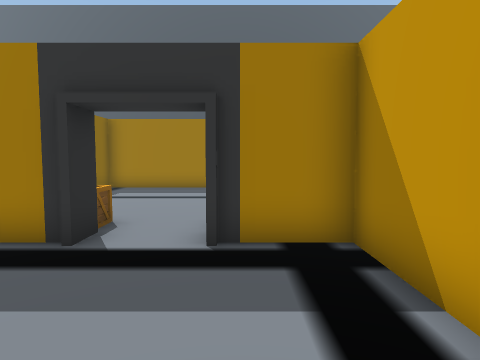
View 1 (above)

17 first-person views from a walk through a 3-D level made in the Unity game engine. The camera is 1.3 m above the floor, tilts 4° down and sees 75° across. The floor is counted in squares, 1 m on a side. Each view is taken from the middle of a square. On the plan, view 1 faces up. The plan holds only what a view shows up to about 14 squares ahead; the rest is blank. The place goes on beyond the plan. The player is left out. Some animated figures are not drawn.

View 2
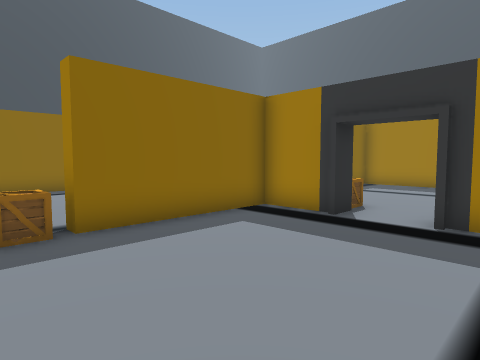

View 3
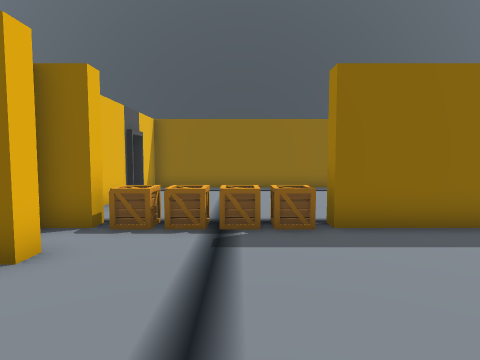

View 4
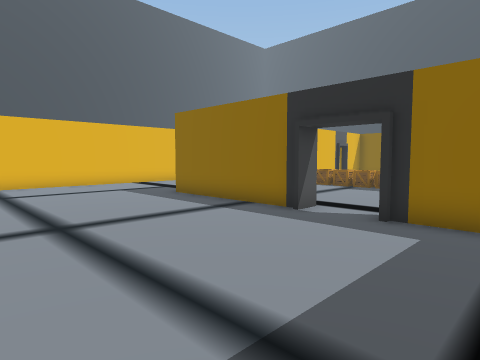

View 5
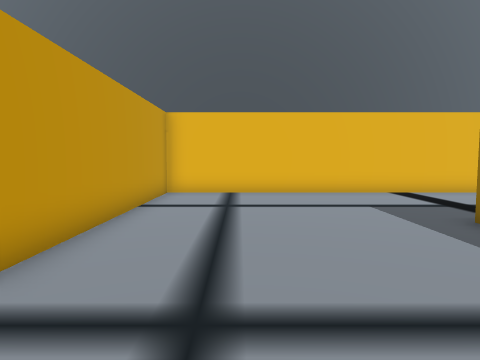

View 6
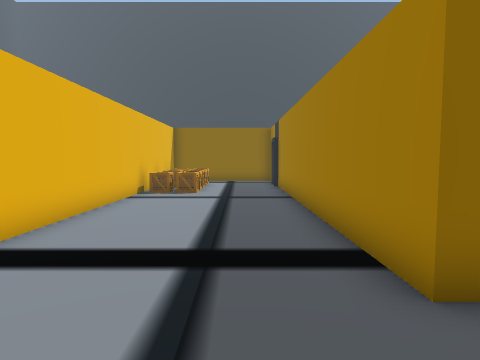

View 7
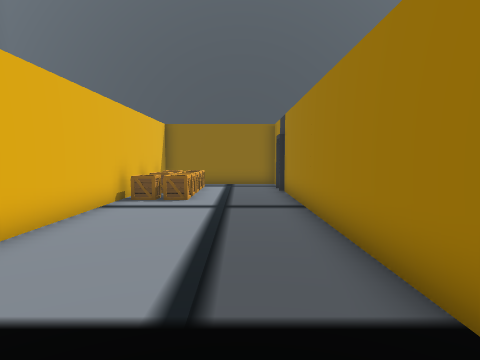

View 8
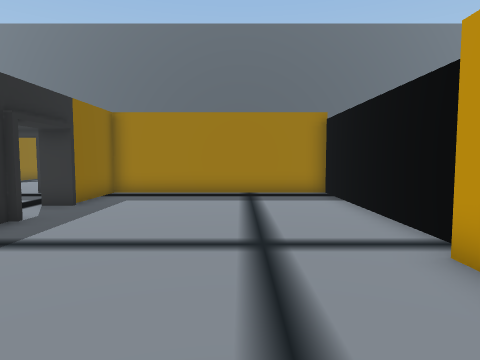

View 9
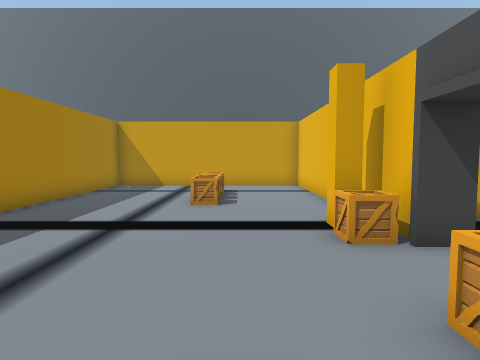

View 10
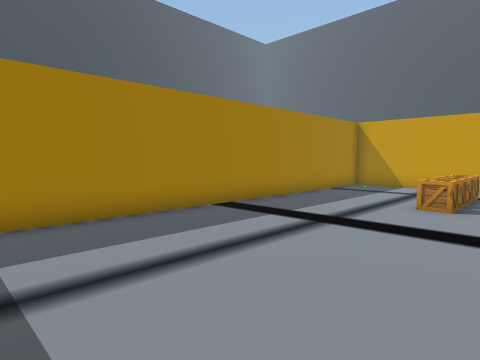

View 11
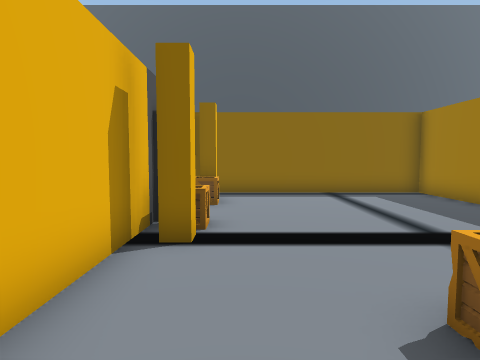

View 12
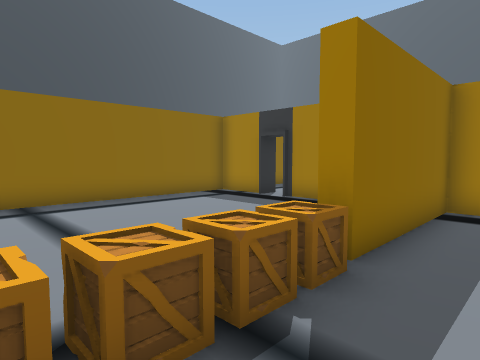

View 13
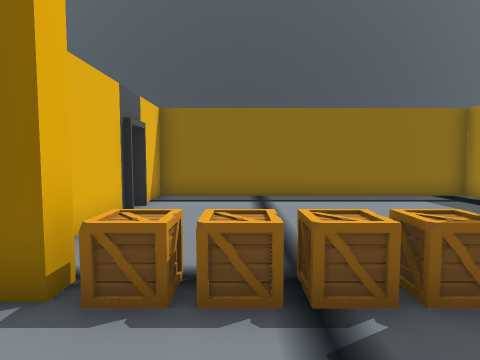

View 14
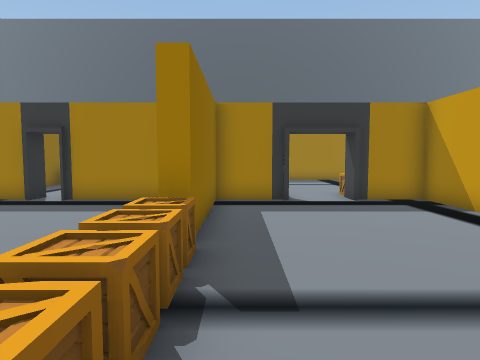

View 15
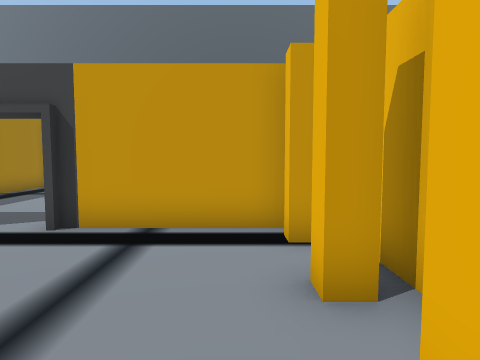

View 16
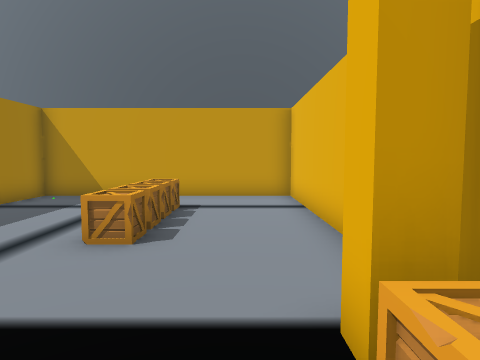

View 17
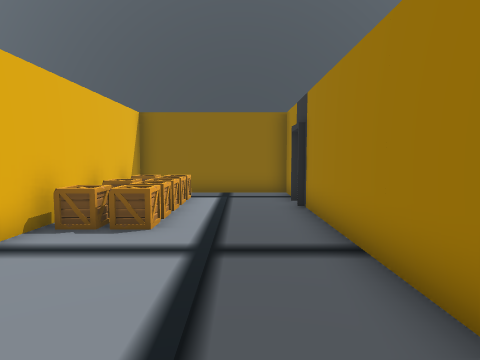

### Floor plan
Points are (right, up) in squares from view 1. A wall is a line through its corners. A room is listed if a view was taken in it or the views show most of it. See-through windows are left out.
Room 1 (views 1, 2, 3, 4, 5, 6, 7, 8, 9, 10, 11, 12, 13, 14, 15, 16, 17)
walls: (2.2, -1.4) (2.2, -6.2) (-8.5, -6.2); (1.8, 2.1) (1.8, 4.8) (0.4, 4.8); (0.8, -4.7) (1.2, -4.7); (1.8, -4.9) (1.8, -1.5); (0.4, 5.3) (9.7, 5.3) (9.7, 13.7) (-5.7, 13.7) (-5.7, 5.3); (-1.3, -5.4) (-1.3, -4.7) (-0.8, -4.7); (0.7, 5.6) (0.7, 6.2) (1.3, 6.2) (1.3, 5.8); (-3.2, -4.7) (-2.8, -4.7); (-1.1, -5.7) (-0.1, -5.7); (-3.4, 4.8) (-4.7, 4.8) (-4.7, -0.2) (-5.3, -0.2); (-5.2, -4.7) (-4.7, -4.7) (-4.7, -5.8); (-3.7, 6.2) (-3.7, 5.8); (-6.5, 4.8) (-8.5, 4.8); (-8.5, -5.7) (-7, -5.7); (10.2, -2.4) (10.2, 4.8) (2.2, 4.8) (2.2, 2); (-10.6, 4.8) (-12.7, 4.8) (-12.7, -5.7) (-11.1, -5.7); (-11.6, -6.2) (-12.7, -6.2) (-12.7, -11.7) (9.7, -11.7) (9.7, -3)
ways out: gap at (-5, -5); gap at (-5, 0)
objects: other object (-11, -11); crate (-11, -10); crate (-10, -10); crate (-9, -11); crate (-9, -10); other object (-9, -6); crate (-8, -10); crate (-7, -11); crate (-7, -10); crate (-5, -4) to (-5, -1); other object (-3, 5); crate (-3, 6); other object (0, 5); crate (0, 6); other object (2, -1); crate (4, 9); crate (5, 9); crate (6, 9); crate (7, 9)

Positions as (right, up) in squares from view 1, and headings:
1: (0, 0), facing up
2: (1, -2), facing up-left
3: (1, -2), facing left
4: (9, 4), facing down-left
5: (7, 0), facing down
6: (5, -8), facing left
7: (3, -8), facing left
8: (7, -7), facing up
9: (-5, 8), facing right
10: (-5, 7), facing up-right
11: (6, 7), facing left
12: (-3, -4), facing up-left
13: (-2, -3), facing left
14: (-4, -5), facing up
15: (-4, -4), facing right
16: (-1, 7), facing right
17: (-1, -8), facing left
